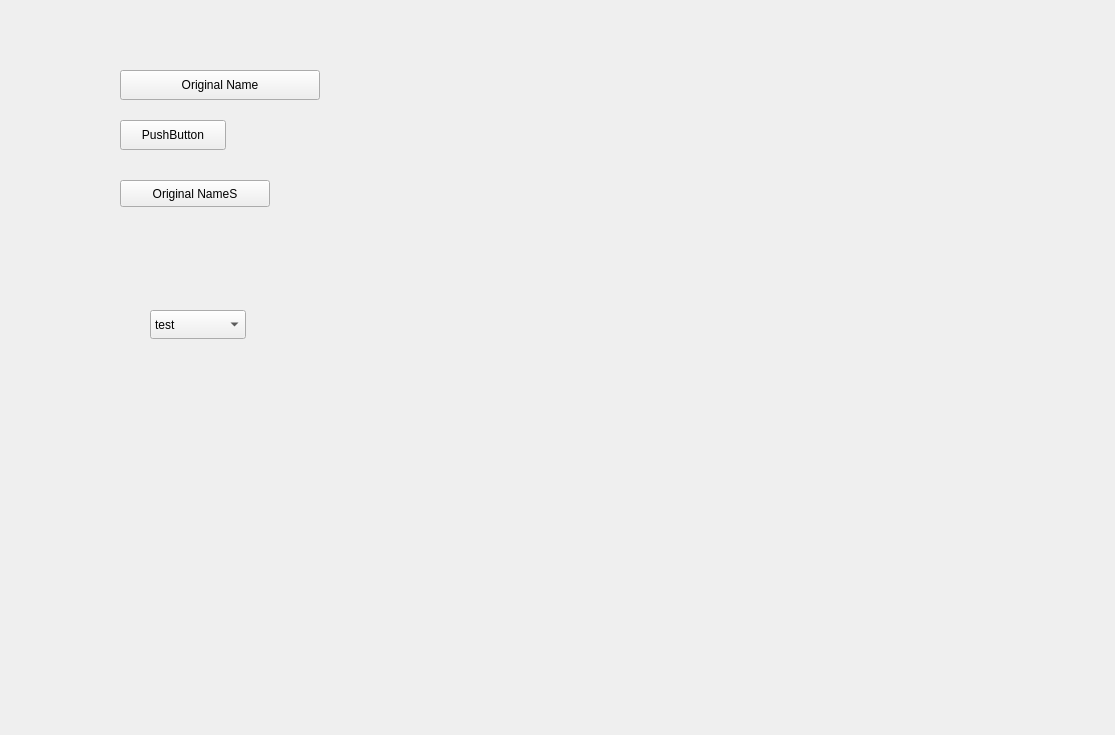
<?xml version="1.0" encoding="UTF-8"?>
<ui version="4.0">
 <class>Form</class>
 <widget class="QWidget" name="Form">
  <property name="geometry">
   <rect>
    <x>0</x>
    <y>0</y>
    <width>1115</width>
    <height>735</height>
   </rect>
  </property>
  <property name="windowTitle">
   <string>Form</string>
  </property>
  <widget class="QPushButton" name="Test">
   <property name="geometry">
    <rect>
     <x>120</x>
     <y>70</y>
     <width>200</width>
     <height>30</height>
    </rect>
   </property>
   <property name="text">
    <string>Original Name</string>
   </property>
  </widget>
  <widget class="QPushButton" name="Test1">
   <property name="geometry">
    <rect>
     <x>120</x>
     <y>180</y>
     <width>150</width>
     <height>27</height>
    </rect>
   </property>
   <property name="text">
    <string>Original NameS</string>
   </property>
  </widget>
  <widget class="QPushButton" name="pushButton">
   <property name="geometry">
    <rect>
     <x>120</x>
     <y>120</y>
     <width>106</width>
     <height>30</height>
    </rect>
   </property>
   <property name="text">
    <string>PushButton</string>
   </property>
  </widget>
  <widget class="QLabel" name="label">
   <property name="geometry">
    <rect>
     <x>480</x>
     <y>80</y>
     <width>361</width>
     <height>361</height>
    </rect>
   </property>
   <property name="styleSheet">
    <string notr="true">image: url(:/新前缀/img/test.qrc);</string>
   </property>
   <property name="text">
    <string/>
   </property>
  </widget>
  <widget class="QComboBox" name="comboBox">
   <property name="geometry">
    <rect>
     <x>150</x>
     <y>310</y>
     <width>96</width>
     <height>29</height>
    </rect>
   </property>
   <property name="cursor">
    <cursorShape>OpenHandCursor</cursorShape>
   </property>
   <item>
    <property name="text">
     <string>test</string>
    </property>
   </item>
   <item>
    <property name="text">
     <string>a</string>
    </property>
   </item>
  </widget>
 </widget>
 <resources>
  <include location="../../../../../img/qtimg/test.qrc"/>
 </resources>
 <connections/>
</ui>
